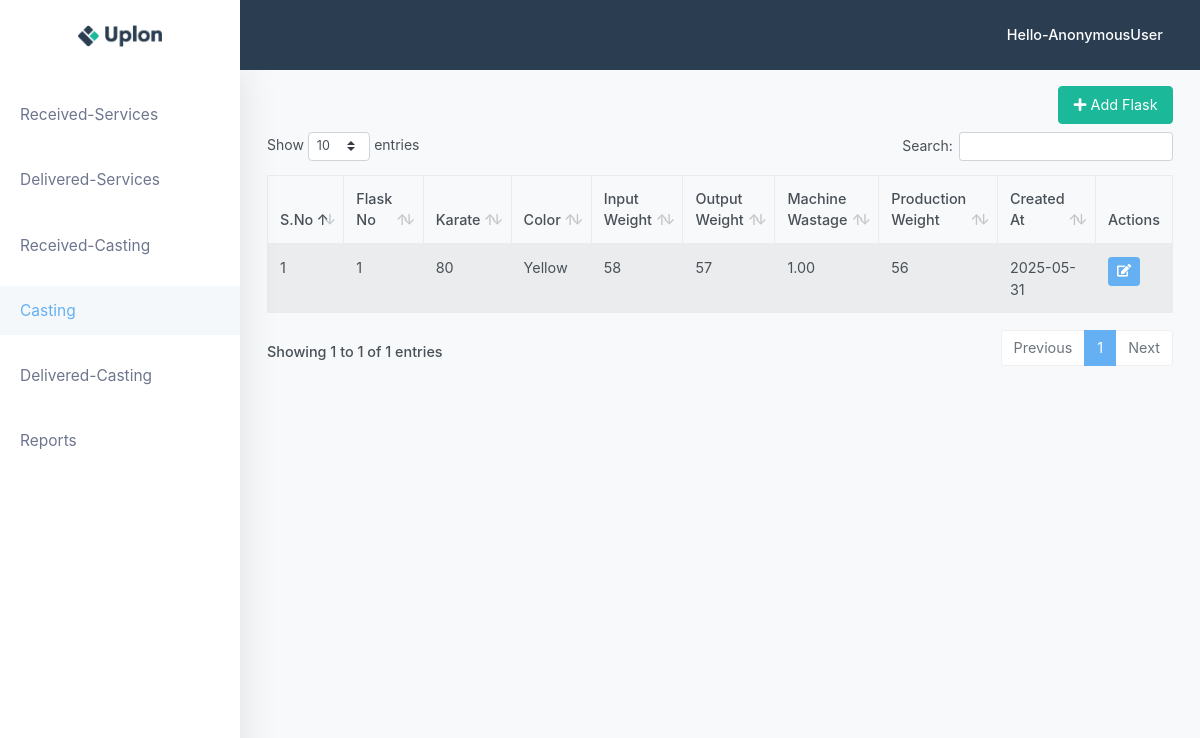
/casting/flask, run on the app's committed database.
### casting/models.py (models this page shows, shortened)
class Flask(models.Model):
    karate = models.CharField(max_length=158 ,blank=True, null=True)
    color = models.CharField(max_length=158 ,blank=True, null=True)
    input_weight = models.CharField(max_length=158 ,blank=True, null=True)
    output_weight = models.CharField(max_length=158 ,blank=True, null=True)
    machine_wastage = models.CharField(max_length=158 ,blank=True, null=True)
    production_weight = models.CharField(max_length=158 ,blank=True, null=True)
    created_at = models.DateField(default=now, blank=True, null=True)
    updated_at = models.DateTimeField(auto_now=True)

### casting/views.py (the view)
# urls.py: path('flask', views.all_flask, name="all_flask"),
def all_flask(request):
    flasks = Flask.objects.all().order_by('-created_at')
    return render(request, 'casting/all_flask.html', {
        'all_flask': flasks,
    })

### casting/templates/casting/all_flask.html (shortened to what this page needs)
{% extends 'base_template.html' %}
{% load static %}
{% block head %}
    <link href="{% static 'css/receiving-styles.css' %}"
          rel="stylesheet"
          type="text/css"
          id="app-stylesheet"/>
{% endblock %}
{% block content %}
<div class="container-fluid mb-3 pt-3">
    <div class="d-flex justify-content-end mb-2">
        <a href="{% url 'casting:add_flask' %}" class="btn btn-success">
            <i class="fa fa-plus"></i> Add Flask
        </a>
    </div>
    <table id="flask_table" class="table table-striped table-bordered">
        <thead>
            <tr>
                <th>S.No</th>
                <th>Flask No</th>
                <th>Karate</th>
                <th>Color</th>
                <th>Input Weight</th>
                <th>Output Weight</th>
                <th>Machine Wastage</th>
                <th>Production Weight</th>
                <th>Created At</th>
                <th>Actions</th>
            </tr>
        </thead>
        <tbody>
        {% for flask in all_flask %}
            <tr>
                <td>{{ forloop.counter }}</td>
                <td>{{ flask.id }}</td>
                <td>{{ flask.karate }}</td>
                <td>{{ flask.color }}</td>
                <td>{{ flask.input_weight }}</td>
                <td>{{ flask.output_weight }}</td>
                <td>{{ flask.machine_wastage }}</td>
                <td>{{ flask.production_weight }}</td>
                <td>{{ flask.created_at|date:"Y-m-d" }}</td>
                <td>
                    <a href="{% url 'casting:update_flask' flask.id %}" class="btn btn-primary btn-sm" title="Edit">
                        <i class="fa fa-edit"></i>
                    </a>
                </td>
            </tr>
        {% empty %}
            <tr>
                <td colspan="10" class="text-center">No records found.</td>
            </tr>
        {% endfor %}
        </tbody>
    </table>
</div>
{% endblock %}

### data on the page
Flask: id "1", karate "80", color "Yellow", input_weight "58", output_weight "57", machine_wastage "1.00", production_weight "56", created_at "2025-05-31"

### other printed values
{{ request.user }} "AnonymousUser"
